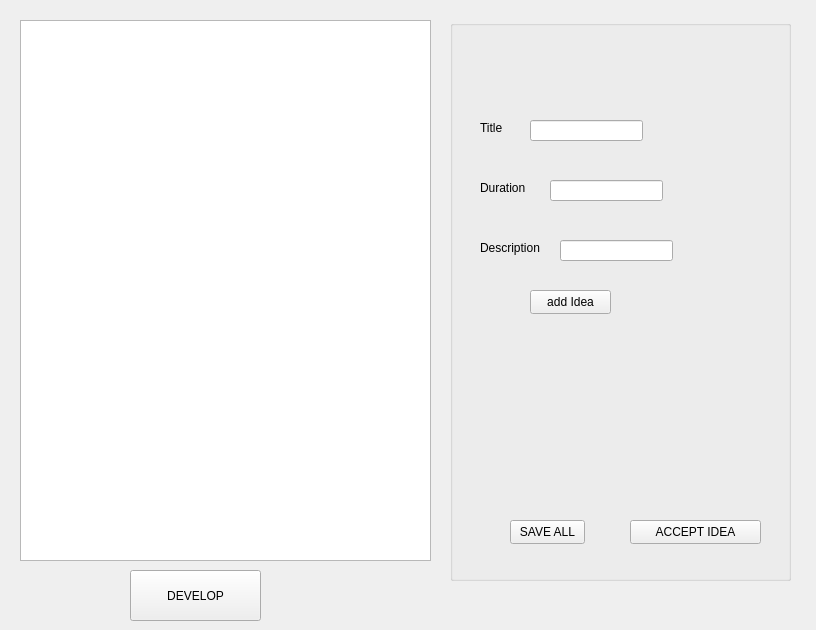
<?xml version="1.0" encoding="UTF-8"?>
<ui version="4.0">
 <class>gui</class>
 <widget class="QWidget" name="gui">
  <property name="geometry">
   <rect>
    <x>0</x>
    <y>0</y>
    <width>816</width>
    <height>630</height>
   </rect>
  </property>
  <property name="windowTitle">
   <string>gui</string>
  </property>
  <widget class="QTableView" name="IdeeaTableView">
   <property name="geometry">
    <rect>
     <x>20</x>
     <y>20</y>
     <width>411</width>
     <height>541</height>
    </rect>
   </property>
  </widget>
  <widget class="QGroupBox" name="positionGroupBox">
   <property name="geometry">
    <rect>
     <x>450</x>
     <y>20</y>
     <width>341</width>
     <height>561</height>
    </rect>
   </property>
   <property name="title">
    <string/>
   </property>
   <widget class="QLabel" name="label_2">
    <property name="geometry">
     <rect>
      <x>30</x>
      <y>100</y>
      <width>49</width>
      <height>16</height>
     </rect>
    </property>
    <property name="text">
     <string>Title</string>
    </property>
   </widget>
   <widget class="QLabel" name="label_3">
    <property name="geometry">
     <rect>
      <x>30</x>
      <y>160</y>
      <width>49</width>
      <height>16</height>
     </rect>
    </property>
    <property name="text">
     <string>Duration</string>
    </property>
   </widget>
   <widget class="QLineEdit" name="titleLineEdit">
    <property name="geometry">
     <rect>
      <x>80</x>
      <y>100</y>
      <width>113</width>
      <height>21</height>
     </rect>
    </property>
   </widget>
   <widget class="QLineEdit" name="durationLineEdit">
    <property name="geometry">
     <rect>
      <x>100</x>
      <y>160</y>
      <width>113</width>
      <height>21</height>
     </rect>
    </property>
   </widget>
   <widget class="QPushButton" name="addButton">
    <property name="geometry">
     <rect>
      <x>80</x>
      <y>270</y>
      <width>81</width>
      <height>24</height>
     </rect>
    </property>
    <property name="text">
     <string>add Idea</string>
    </property>
   </widget>
   <widget class="QLabel" name="label_4">
    <property name="geometry">
     <rect>
      <x>30</x>
      <y>220</y>
      <width>61</width>
      <height>16</height>
     </rect>
    </property>
    <property name="text">
     <string>Description</string>
    </property>
   </widget>
   <widget class="QLineEdit" name="descriptionLineEdit">
    <property name="geometry">
     <rect>
      <x>110</x>
      <y>220</y>
      <width>113</width>
      <height>21</height>
     </rect>
    </property>
   </widget>
   <widget class="QPushButton" name="acceptPushButton">
    <property name="geometry">
     <rect>
      <x>180</x>
      <y>500</y>
      <width>131</width>
      <height>24</height>
     </rect>
    </property>
    <property name="text">
     <string>ACCEPT IDEA</string>
    </property>
   </widget>
   <widget class="QPushButton" name="saveAllButton">
    <property name="geometry">
     <rect>
      <x>60</x>
      <y>500</y>
      <width>75</width>
      <height>24</height>
     </rect>
    </property>
    <property name="text">
     <string>SAVE ALL</string>
    </property>
   </widget>
  </widget>
  <widget class="QPushButton" name="developPushButton">
   <property name="geometry">
    <rect>
     <x>130</x>
     <y>570</y>
     <width>131</width>
     <height>51</height>
    </rect>
   </property>
   <property name="text">
    <string>DEVELOP</string>
   </property>
  </widget>
 </widget>
 <resources/>
 <connections/>
</ui>
